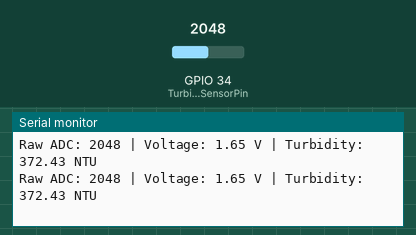
This sketch was run on a simulated ESP32. Parts: the last lines printed to the serial monitor. The inputs (shaded band) are chosen by the test bench; at power-on: GPIO 34 (TurbiditySensorPin) = 2048.

Above: at 1.8 s.
1.9 s: GPIO 34 (TurbiditySensorPin) set to 2866
At 2.8 s:
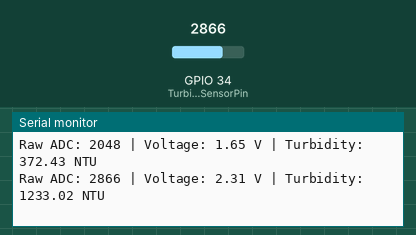
3.4 s: GPIO 34 (TurbiditySensorPin) set to 3603
At 4.7 s:
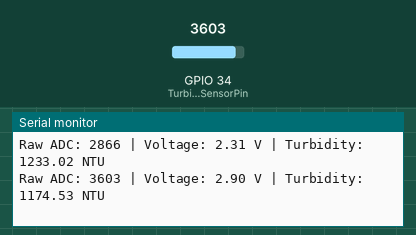
Timing chart, 0 to 6.4 s (numbered marks = the images above; inputs shaded):
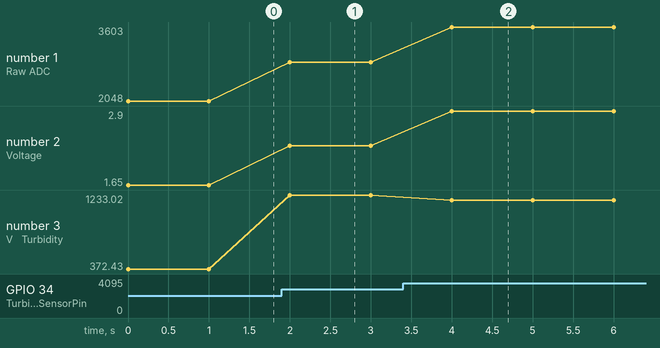

The sketch:

turbidity_check.ino
```cpp
#define TurbiditySensorPin 34  // ADC pin on ESP32

float voltage = 0;
float ntu = 0;
float baselineNTU = 1700;  // NTU reading when sensor is in air

void setup() {
  Serial.begin(115200);
}

void loop() {
  // Read raw analog value (12-bit ADC: 0–4095)
  int sensorValue = analogRead(TurbiditySensorPin);

  // Convert ADC value to voltage (ESP32 reference 3.3V)
  voltage = sensorValue * (3.3 / 4095.0);

  // Convert voltage to NTU using DFRobot formula
  ntu = -1120.4 * voltage * voltage + 5742.3 * voltage - 4352.9;

  // Subtract baseline NTU (air reading)
  float correctedNTU = ntu - baselineNTU;

  // Avoid negative NTU values
  if (correctedNTU < 0) correctedNTU = 0;

  Serial.print("Raw ADC: ");
  Serial.print(sensorValue);
  Serial.print(" | Voltage: ");
  Serial.print(voltage, 2);
  Serial.print(" V | Turbidity: ");
  Serial.print(correctedNTU, 2);
  Serial.println(" NTU");

  delay(1000);
}
```

Measured:
- after the input at 1.9 s, the serial monitor: prints a new line after 0.10 s (image 1)
- after the input at 3.4 s, the serial monitor: prints a new line after 0.60 s (image 2)
- plotted number 1: 2048 → 2866 after the input at 1.9 s, 2866 → 3603 after the input at 3.4 s
- plotted number 2: 1.65 → 2.31 after the input at 1.9 s, 2.31 → 2.9 after the input at 3.4 s
- plotted number 3: 372.43 → 1233.02 after the input at 1.9 s, 1233.02 → 1174.53 after the input at 3.4 s
